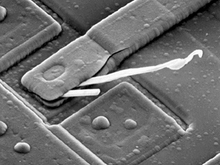
%> input picture Tutorial_3_export/Code/example.bmp, 220 x 165 px, shrunk from 341 x 255 before the run
$ octave --eval "hough_transform_syn(imread('../../../../Tutorial_3_export/Code/example.bmp'));"   (GNU Octave 9; MATLAB toolbox functions it lacks are replaced by stand-ins)
%> lines starting %> are read from the running program, lines starting %| are printed output that depends on the picture; in (x1, y1, x2, y2) boxes, pixels count from 0 and x2, y2 are one past the last pixel; in counts of white or black regions, pixels touching at a corner belong together; the program's own positions count from 1
% hough_transform_syn contains the implementation of main routine for Question
% 2 in Assignment 2. This function uses circular Hough Transform to detect circles
% in a binary image. Given that the radius of the circles is 50 pixels. Note
% that you are not allow to use the imfindcircles matlab built-in function
% in this question.

function hough_transform_syn(IM)

    % Convert the input image to the binary image
    img = im2bw(IM);
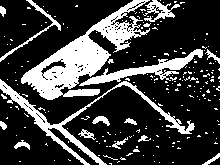
%> img: size 165x220 logical; 24.4% white; 213 white regions (197 under 20 px), largest, box (x1, y1, x2, y2) and area: (21, 0, 150, 100) 4054, (0, 79, 195, 165) 1789, (79, 49, 203, 86) 1068
    % Display the input image
    figure;
    imshow(img);title('Input image');

    %%%%%%%%%%%%%%%%%%%%%%%%%%%%%%%%%%%%%%%%%%%%%%%%%%%%%%%%%%%%%%%%%%%%%
    % TODO_1: Find the edge of the image
    % imgBW = ??
    imgBW = edge(img);
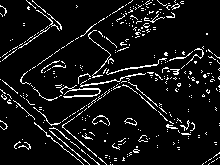
%> imgBW: size 165x220 logical; 7.8% white in thin lines or dots

    %%%%%%%%%%%%%%%%%%%%%%%%%%%%%%%%%%%%%%%%%%%%%%%%%%%%%%%%%%%%%%%%%%%%%
    figure;
    imshow(imgBW);title('Edge');

    %%%%%%%%%%%%%%%%%%%%%%%%%%%%%%%%%%%%%%%%%%%%%%%%%%%%%%%%%%%%%%%%%%%%%
    % TODO_2: Perform the circular Hough Transform. Given that the radius
    % of the circles is 50 pixels. Create a varible 'Accumulator' to store
    % the bin counts.
    % Accumulator = ??
    [m,n] = size(img);
%> m = 165; n = 220
    Accumulator = zeros([m,n], 'uint16');
    r = 50;
    boundaryThickness = 1;
    for x = 1:m
        for y = 1:n
            if imgBW(x,y) == 1
                for i = -r:r
                    for j = -r:r
                        if i^2 + j^2 <= (r+(boundaryThickness-1))^2 && i^2 + j^2 >= (r-(boundaryThickness-1))^2
                            if x+i > 0 && x+i <=m && y+j > 0 && y+j <=n
                                Accumulator(x+i,y+j) = Accumulator(x+i,y+j)+1;
                            end
                        end
                    end
                end
            end
        end
    end

    %%%%%%%%%%%%%%%%%%%%%%%%%%%%%%%%%%%%%%%%%%%%%%%%%%%%%%%%%%%%%%%%%%%%%

    %Visualize the Accumulator cells
    figure;
    imagesc(Accumulator);title('Accumulator cells');

    %%%%%%%%%%%%%%%%%%%%%%%%%%%%%%%%%%%%%%%%%%%%%%%%%%%%%%%%%%%%%%%%%%%%%
    % TODO_3: Search for the highest count cell in 'Accumulator' and store the
    % x,y-coordinate in two separate arrays. Note that there should be 2 sets of x and
    % y-coordinate, ie: x_cir = [{value1};{value2}] , y_cir = [{value1};{value2}]
    % x_cir = ??
    % y_cir = ??
    highestCount = 0;
    x_cir = zeros(1,2,'uint16');
    y_cir = zeros(1,2,'uint16');
    maxNumber = max(max(Accumulator));
    for y = 1:m
        for x = 1:n
            if Accumulator(y,x) == maxNumber
                x_cir(highestCount + 1) = x;
                y_cir(highestCount + 1) = y;
                highestCount = highestCount + 1;
            end
        end
    end

    %%%%%%%%%%%%%%%%%%%%%%%%%%%%%%%%%%%%%%%%%%%%%%%%%%%%%%%%%%%%%%%%%%%%%

    % Plot the results using red line
    figure;
    imshow(imgBW);title('Locate the circles');
    hold on;
    plot(x_cir(:),y_cir(:),'x','LineWidth',2,'Color','red');
    radlist = repmat(50,1,length(x_cir));
    viscircles([x_cir(:) y_cir(:)], radlist(:),'EdgeColor','r');
    %}

%> (the run ends here)
